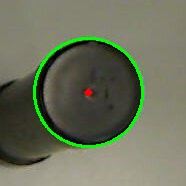
#> input picture problem1/final_image.jpg, 186 x 186 px
$ python problem1.py final_image.jpg final_image.jpg
#> lines starting #> are read from the running program, lines starting #| are printed output that depends on the picture; after the words box and inside, x2 and y2 are one past the last pixel; in counts of white or black regions, pixels touching at a corner belong together
import sys
import cv2
import numpy as np
import math

def show_image(name, image):
    cv2.imshow(name, image)
    cv2.waitKey(0)
    cv2.destroyAllWindows()

def save_image(name, image):
    cv2.imwrite(name+".jpg", image)

def get_circle(blur_image, col_img):

    circles = cv2.HoughCircles(blur_image, cv2.HOUGH_GRADIENT, 1, 20, param1=20, param2=50, minRadius=20, maxRadius=150)
    if circles is None:
        return col_img

    circles = np.uint16(np.around(circles))[0]

    #sort the list according to radius in reverse order, so 0th pos will have the biggest circle in the image
    cx, cy, r = sorted(circles, key=lambda x: x[2], reverse=True)[0]
    # draw the outer circle
    cv2.circle(col_img, (cx, cy), r,(0,255,0),2)
    # draw the center of the circle
    cv2.circle(col_img, (cx, cy),2,(0,0,255),3)

    print("cx: {}, cy: {}, r:{}".format(cx, cy, r))

    #to find if input coord is within the find circle,
    #find eucledian distance of circle center coords and input coords
    #if eucledian distance is smaller than radius, it lies within the circle radius
    eucledian_dist = math.sqrt((int(cx)-int(input_coord[0]))**2 + (int(cy)-int(input_coord[1]))**2)
    print("Eucledian distance", eucledian_dist)

    if eucledian_dist < int(r):
        global point_status
        point_status = "Inside"

    return col_img


def main():
    #read the image in gray scale
    col_img = cv2.imread(image_path)
#> col_img is the input picture: shape (186, 186, 3); mean B, G, R 91.4, 113, 107.3
    image = cv2.cvtColor(col_img, cv2.COLOR_BGR2GRAY)
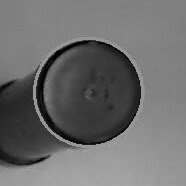
#> image: shape (186, 186); min 0, max 167, mean 108.9

    #blur the image to get smoother edges, helps in detecting the contours
    blur = cv2.bilateralFilter(image, 9, 151, 151)
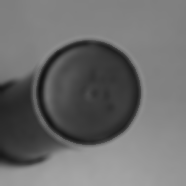
#> blur: shape (186, 186); min 18, max 166, mean 108.8
    final_img = get_circle(blur, col_img)
#> in get_circle, `circles = cv2.HoughCircles(blur_image, cv2.HOUGH_GRADIENT, 1, 20, para..`: circles = [[88.5, 91.5, 51.9]]
#> in get_circle, `circles = np.uint16(np.around(circles))[0]`: circles = [[88, 92, 52]]
#> in get_circle, `cx, cy, r = sorted(circles, key=lambda x: x[2], reverse=True)[0]`: cx = 88; cy = 92; r = 52
#> in get_circle, `cv2.circle(col_img, (cx, cy), r,(0,255,0),2)`:
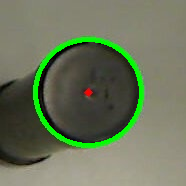
#> col_img: shape (186, 186, 3); 2.74% of pixels changed, all inside (x1, y1, x2, y2) = (35, 39, 142, 146)
#> in get_circle, `cv2.circle(col_img, (cx, cy),2,(0,0,255),3)`: col_img: shape (186, 186, 3); 0.12% of pixels changed, all inside (x1, y1, x2, y2) = (84, 88, 93, 97)
#| cx: 88, cy: 92, r:52

    save_image("final_image", final_img)

if __name__ == "__main__":
    arguments = sys.argv
    image_path = arguments[1]
    pixel_coord = arguments[2]
    point_status = "Outside"
    input_coord = tuple(pixel_coord.split(","))

#> (the run stopped early here; a loop or call above may not have finished)
